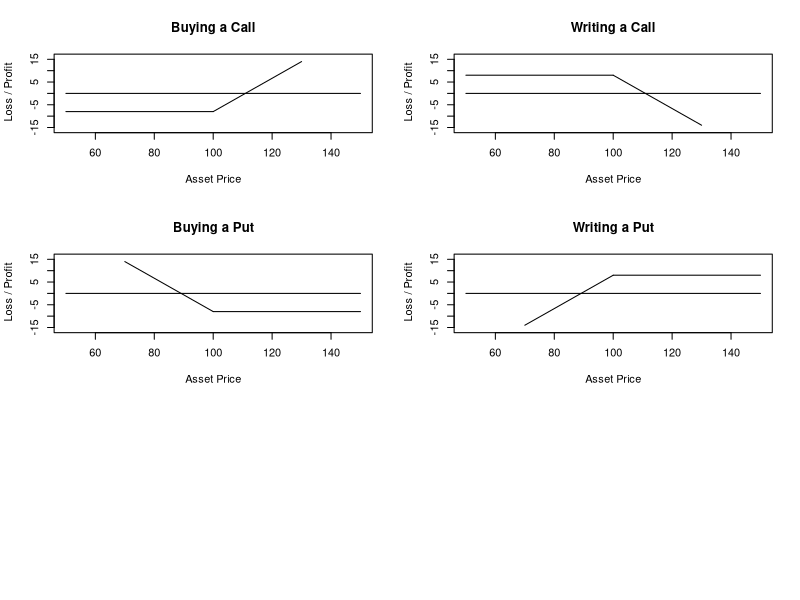

Write R code to recreate this figure. (Note: this script raises an error after producing the figure.)
#
# Examples from the forthcoming Monograph:
#   Rmetrics - Financial Engineering and Computational Finance
#   A Practitioner's Guide for R and SPlus Programmers
#   written by Diethelm Wuertz
#   ISBN to be published
#
# Details:
#   Examples from Chapter 7.1
#   The Basics of Option Pricing
#
# List of Examples, Exercises and Code Snippets
#      
#   * Example: Plot Profit/Loss versus Asset Price Graphs  
#   * Example: Generalized Black-Scholes Option Prices
#   * Example: Plots 2-D Graphs of GBS Option Prices
#   * Example: Plots 3-D Graphs of GBS Option Prices
#   * Example: Generalized Black-Scholes Option Sensitivities
#   * Example: Plots 2-D Graphs of GBS Option Sensitivities
#   * Example: Plots 3-D Graphs of GBS Option Sensitivities
#   * Example: Americam Calls on Dividend Paying Stocks
#   * Example: Barone-Adesi and Whaley Approximation
#   * Example: Bjerksund and Stensland Approximation
#   * Example: Binomial Tree Option Model
#   * Example: Trinomial Tree Option Model  
#
#   *** This list is not yet complete ***
#
# Author:
#   (C) 2002-2005, Diethelm Wuertz, GPL
#     www.rmetrics.org
#     www.itp.phys.ethz.ch
#     www.finance.ch
#


################################################################################
# Generalized Black Scholes Options


### Example: Plot Profit/Loss versus Asset Price Graphs

    # Plot graphs displaying the profit/loss versus the
    # asset price for the following four situations:
    # Buying a call, writing a call, buying a put, and
    # writing a put.

    # Buying a Call:
    par(mfrow = c(3, 2))
    plot(x = c(50, 150), y = c(0, 0), xlim = c(50, 150), ylim = c(-16, 16), 
        type = "l", main = "Buying a Call", xlab = "Asset Price", 
        ylab = " Loss / Profit")
    lines(x = c(50, 100), y = c(-8, -8))
    lines(x = c(100, 130), y = c(-8, 14))

    # Writing a Call:
    plot(x = c(50, 150), y = c(0, 0), xlim = c(50, 150), ylim = c(-16, 16), 
        type = "l", main = "Writing a Call", xlab = "Asset Price", 
        ylab = " Loss / Profit")
    lines(x = c(50, 100), y = c(8, 8))
    lines(x = c(100, 130), y = c(8, -14))

    # Buying a Put:
    plot(x = c(50, 150), y = c(0, 0), xlim = c(50, 150), ylim = c(-16, 16), 
        type = "l", main = "Buying a Put", xlab = "Asset Price", 
        ylab = " Loss / Profit")
    lines(x = c(100, 150), y = c(-8, -8))
    lines(x = c(70, 100), y = c(14, -8))
    
    # Writing a Put:
    plot(x = c(50, 150), y = c(0, 0), xlim = c(50, 150), ylim = c(-16, 16), 
        type = "l", main = "Writing a Put", xlab = "Asset Price", 
        ylab = " Loss / Profit")
    lines(x = c(100, 150), y = c(8, 8))
    lines(x = c(70, 100), y = c(-14, 8))


# ------------------------------------------------------------------------------


### Example: Calculate the option prices for

    # 1) an European Options on a Stock with Cash Dividends,
    # 2) an Option on Stock Indexes,
    # 3) an Option on Futures, and
    # 4) a Currency Option.

    # European Option on a Stock with Cash Dividends:
    S = 100 - 2*exp(-0.10*0.25) - 2*exp(-0.10*0.50)
    r = 0.10
    GBSOption("c", S = S, X = 90, Time = 0.75, r = r, b = r, 
        sigma = 0.25) 
    
    # Option on Stock Indexes:
    r = 0.10
    q = 0.05
    GBSOption("p", S = 100, X = 95, Time = 0.5, r = r, b = r-q, 
        sigma = 0.20) 

    # Option on Futures:
    FuturesPrice = 19
    b = 0
    GBSOption("c", S = FuturesPrice, X = 19, Time = 0.75, r = 0.1, 
        b = b, sigma = 0.28) 
    GBSOption("p", S = FuturesPrice, X = 19, Time = 0.75, r = 0.1, 
        b = b, sigma = 0.28) 
    
    # Currency Option:
    r = 0.06
    rf = 0.08
    GBSOption("c", S = 1.56, X = 1.60, Time = 0.5, r = r, b = r-rf, 
        sigma = 0.12) 


# ------------------------------------------------------------------------------


### Example: Plot the scaled Price of a Generalized Black Scholes Call
    
    #   Use the function GBSoption()} to plot the scaled call
    #   price c/X
    #   1) as a function of S/X, the scaled asset price (note
    #          doubling the asset price and strike price yields the
    #      same option values), use as parameter sigma^2 T for
    #      a low and a high interest rate r,
    #   2) as a function of $\sigma^2 T$, the volatility and
    #      Time to maturity (note doubling the volatility and
    #      decreasing the time to maturity by a factor of four 
    #      yields the same option values), use as parameter S/X 
    #      for a low and a high interest rate $r$.:
    ###
    
    # BS Call Prices as a Function of S/X:  
    par(mfrow = c(2, 2), cex = 0.7)
    # Figure 1:
    S = seq(from = 0.4, to = 1.2, by = 0.05)
    plot(S, S, ylim = c(0, 0.5), type = "n", 
         main = "r=0.01", xlab = "S/X", ylab = "c/X")
    for (Time in seq(from = 1/12, to = 2, by = 1/12)) {
        c = GBSOption("c", S = S, X = 1, Time = Time, r = 0.01, 
            b = 0.01, sigma = 0.4)$price
        col = "steelblue3"; if (Time == 1) col = "red"
        lines (S, c, col = col) }       
    # Figure 2:
    S = seq(from = 0.4, to = 1.2, by = 0.05)
    plot(S, S, ylim = c(0, 0.5), type = "n", 
        main = "r=0.10", xlab = "S/X", ylab = "c/X")
    for (Time in seq(from = 1/12, to = 2, by = 1/12)) {
        c = GBSOption("c", S = S, X = 1, Time = Time, r = 0.10, 
            b = 0.10, sigma = 0.4)$price
        col = "steelblue3"; if (Time == 1) col = "red"
        lines (S, c, col = col) }
                           
    # BS Call Prices as a Function of Time to Maturity: 
    # Figure 3:
    Time = seq(from = 1/12, to = 2, by = 1/12)
    plot(Time, Time, ylim = c(0, 0.5), type = "n", 
        main = "r=0.01", xlab = "Time", ylab = "c/X")
    for (S in seq(from = 0.4, to = 1.2, by = 0.05)) {
        c = GBSOption("c", S = S, X = 1, Time = Time, r = 0.01, 
            b = 0.01, sigma = 0.4)$price
        col = "steelblue3"; if (S == 1) col = "red"
        lines (Time, c, col = col) }        
    # Figure 4:
    Time = seq(from = 1/12, to = 2, by = 1/12)
    plot(Time, Time, ylim = c(0, 0.5), type = "n", 
        main = "r=0.10", xlab = "Time", ylab = "c/X")
    for (S in seq(from=0.4, to=1.2, by=0.05)) {
        c = GBSOption("c", S = S, X = 1, Time = Time, r = 0.10, 
            b = 0.10, sigma = 0.4)$price
        col = "steelblue3"; if (S == 1) col = "red" 
        lines (Time, c, col = col) }


# ------------------------------------------------------------------------------


### Example: Perspective plot of GBS Call and Put Prices 

    # Write the perspective plot function:
    GBSOption3DPlot = 
    function (TypeFlag = c("c", "p"), S, X, Time, r, b, sigma, theta = 30, 
    phi = 30, expand = 0.75, col = "lightblue", ltheta = 120, shade = 0.75, 
    ticktype = "detailed", cex = 0.6, main = "GBS Option Price", ...)
    {   # A function written by Diethelm Wuertz
         
        # Description:
        #   Plot the premium values for a Generalized Black-Scholes 
        #   option either for a call or a put option.
        
        # References:
        #   Haug E.G., The Complete Guide to Option Pricing Formulas
        
        # FUNCTION:
        
        # Plotting Premium - 3D: 
        # x=S, y=Time, z=Premium  
        TypeFlag = TypeFlag[1] 
        premium3D = function(S, Time, TypeFlag, X, r, b, sigma) {
            GBSOption(TypeFlag, S, X, Time, r, b, sigma)$price }
        
        # Prices:
        Price = outer(S, Time, FUN=premium3D, TypeFlag, X, r, b, sigma)
        
        # Perspective Plot:
        persp(x=S, y=Time, z=Price, xlab="S", ylab="Time", zlab=TypeFlag, 
            theta=theta, phi=phi, expand=expand, col=col, ltheta=ltheta,
            shade=shade, ticktype=ticktype, cex=cex, main=main, ...) 
        
        # Return Value:
        invisible(list(S = S, Time = Time, Price = Price))  
    }


    # BS Call - Plot3D Premium: 
    par(mfrow = c(2, 1), cex = 1/3)
    GBSOption3DPlot("c", S = seq(from = 75, to = 125, 
        length = 40), X = 100, Time = seq(from = 1/52, to = 1, 
        length = 40), r = 0.1, b = 0.1, sigma = 0.4)    
        
    # BS Put - Plot3D Premium:
    GBSOption3DPlot("p", S = seq(from = 75, to = 125, 
        length = 40), X = 100, Time = seq(from = 1/52, to = 1, 
            length = 40), r = 0.1, b = 0.1, sigma = 0.4)


# ------------------------------------------------------------------------------


### Example: Calculate the sensitivities for some selected options

    # Delta - Haug [1997], Chapter 1.3.1:
    GBSGreeks("Delta", "c", S = 105, X = 100, Time = 0.5, r = 0.1, 
        b = 0, sigma = 0.36)
    GBSGreeks("Delta", "p", S = 105, X = 100, Time = 0.5, r = 0.1, 
        b = 0, sigma = 0.36)  
    
    # Theta - Haug [1997], Chapter 1.3.5:
    GBSGreeks("Theta", "p", S = 430, X = 405, Time = 1/12, r = 0.07, 
        b = 0.07-0.05, sigma = 0.20)
    GBSGreeks("Theta", "p", S = 430, X = 405, Time = 1/365, r = 0.07, 
        b = 0.07-0.05, sigma = 0.20)

    # Vega - Haug [1997], Chapter 1.3.4:
    GBSGreeks("Vega", "c", S = 55, X = 60, Time = 0.75, r = 0.10, 
        b = 0.10, sigma = 0.30)

    # Rho - Haug [1997], Chapter 1.3.6:
    GBSGreeks("Rho", "c", S = 72, X = 75, Time = 1, r = 0.09, 
        b = 0.09, sigma = 0.19)

    # Lambda - Haug [1997], Chapter 1.3.2:
    GBSGreeks("Lambda", "p", S = 105, X = 100, Time = 0.5, r = 0.1, 
        b = 0, sigma = 0.36) 

    # Gamma - Haug [1997], Chapter 1.3.3:
    GBSGreeks("Gamma", "c", S = 55, X = 60, Time = 0.75, r = 0.10, 
        b = 0.10, sigma = 0.30)

        
# ------------------------------------------------------------------------------


### Example: Investigate Premium and Sensitivities of a Currency Option

    #   As a simple illustration of how the Greeks can be used consider
    #   someone holding an at-the-money currency call on USD put on DEM
    #   with the following characteristics: underlying price 1.7000,
    #   strike price 1.700$, time to maturity 270 days, DEM (domestic)
    #   interest rate 6% p.a., USD (foreign) interest rate 3% p.a.,
    #   and volatility 10% p.a.. Calculate the option value and the
    #   sensitivities for these parameters and then plot the sensitivities 
    #   in the range between 1.4000 and 2.0000 for times to maturity of 
    #   1, 30, 90, and 270 days to get an overview about the whole range 
    #   of prices of the underlying.
    #   Suppose after one week the underlying price were to rise to
    #   1.7500 DEM, interest rates were to fall 1%, and volatility
    #   were to rise 2%. what effect would this combination have on the
    #   price of the option? Analyze the separate impacts, and calculate 
    #   the combined effect to the option rise. 
    ###
    
    # Characterisitics of the BS Option:
    GBSCharacteristics("c", S = 1.7000, X = 1.7000, 
        Time = 270/365, r = 0.06, b = 0.06-0.03, sigma = 0.10)

    # Plot Greeks:
    par(mfrow = c(2, 2), cex = 0.7)
    S = seq(from = 1.4000, to = 2.0000, length = 250)
    Selection = c("Delta", "Theta", "Vega", "Rho")
    PlotYmin  = c(    0.0,    -0.6,   0.0,    0.0)
    PlotYmax  = c(    1.0,     0.0,   0.6,    1.2)
    for (i in 1:4){
        plot(S, S, ylim = c(PlotYmin[i], PlotYmax[i]), type = "n", 
             xlab = "S", ylab = Selection[i], main = Selection[i])
        for (Days in c(1, 30, 90, 270)) {
            greek = GBSGreeks(Selection[i], "c", S = S, X = 1.7000, 
                Time = Days/365, r = 0.06, b = 0.06-0.03, sigma = 0.1)
            lines (S, greek) } }

    # Analyzing the Separate Impacts:
    Characteristics = 
        GBSCharacteristics("c", S = 1.7000, X = 1.7000, 
        Time = 270/365, r = 0.06, b = 0.06-0.03, sigma = 0.10)
    Changes = list (
        DueToPrice = (1.7500 - 1.7000) * Characteristics$delta,
        DueToTime = 7/365 * Characteristics$theta,
        DueToVolatility = (0.12 - 0.10) * Characteristics$vega,
        DueToInterest = (0.05 - 0.06) * Characteristics$rho)
    print(Changes)
    TotalChange = Changes$DueToPrice + Changes$DueToTime + 
        Changes$DueToVolatility + Changes$DueToInterest
    print(TotalChange)
    OldPremium = Characteristics$premium
    print(OldPremium)
    NewPremium = GBSOption("c", S = 1.7500, X = 1.7000, 
        Time = 263/365, r = 0.05, b = 0.05-0.03, sigma = 0.12)$price
    print(NewPremium)
    RealTotalChange = NewPremium - OldPremium
    print(RealTotalChange)  

 
# ------------------------------------------------------------------------------


# Example: Perspective plot of GBS Greeks for Call and Put Prices 

    #   Plot the sensitivities Delta, Theta, Vega, Rho, Lambda and 
    #   Gamma as a function of the scaled asset price S/X and the 
    #   time-scaled volatility sigma^2 T. 
    ###
    
    # Write the perspective plot function:
    GBSGreeks3DPlot = 
    function (Selection = c("Delta", "Theta", "Vega", "Rho", "Lambda", "Gamma",
    "CofC"), TypeFlag = c("c", "p"), S, X, Time, r, b, sigma, theta = 30, 
    phi = 30, expand = 0.75, col = "lightblue", ltheta = 120, shade = 0.75, 
    ticktype = "detailed", cex = 0.6, main = "GBS Option Sensitivity", ...)
    {   # A function written by Diethelm Wuertz
         
        # Description:
        #   Plot the Greeks for a Generalized Black-Scholes 
        #   option either for a call or a put option.
        
        # References:
        #   Haug E.G., The Complete Guide to Option Pricing Formulas
        
        # FUNCTION:
        
        # Plotting Greeks - 3D: 
        # x = S, y = Time, z = Greek    
        
        # Selection:
        # "delta", "theta", "vega", "rho", "lambda", "gamma", "cofc"
        greeks3D = function(S, Time, Selection, TypeFlag, X, r, b, sigma) 
            { GBSGreeks(Selection, TypeFlag, S, X, Time, r, b, sigma)}
        
        # Sensitivities:
        Greeks = outer(S, Time, FUN=greeks3D, Selection, TypeFlag, X, 
            r, b, sigma)
        
        # Perspective Plot:
        persp(x=S, y=Time, z=Greeks, xlab="S", ylab="Time", zlab=Selection, 
            theta=theta, phi=phi, expand=expand, col=col, ltheta=ltheta,
            shade=shade, ticktype=ticktype, cex=cex, main=main, ...) 
        
        # Return Value:
        invisible(list(S = S, Time = Time, Sensitivity = Greeks))
    }


    # BS - Plot3D Greeks:
    
    # pdf(file = "xmpGBSgreeks3D.pdf", width = 7, height = 9)
    par(mfrow = c(3, 2), cex = 1/3)
    for (Selection in c("delta", "theta", "vega", "rho", "lambda", "gamma"))
        GBSGreeks3DPlot(Selection, "c", 
            S = seq(from = 75, to = 125, length = 25), X = 100,
            Time = seq(from = 1/52, to = 1, length = 25), r = 0.1, 
            b = 0.1, sigma = 0.40)
    # dev.off()

  
################################################################################
# Approximations for American Options


### Example: Price American Stock Options with Known Dividends
     
    #   American Calls on stocks paying a single dividend can 
    #   be priced by the Roll-Geske-Whaley formula.
    #   Consider an American-style call option on a stock that
    #   will pay a dividend of $4$ in exactly three months. The 
    #   stock price is $80$, the strike price is $82$, time to 
    #   maturity is 4 months, the risk-free interest rate is 6%, 
    #   and the volatility is 30%. Note, that the result will 
    #   be 4.3860, whereas the value of a similar European call 
    #   would be $3.5107. What happens when no dividends are 
    #   paid, D=0?
    
    # American Stock Options with known Dividends:
    RollGeskeWhaleyOption(S = 80, X = 82, time1 = 1/4, Time2 = 1/3, 
        r = 0.06, D = 4, sigma = 0.30)
    
    # What happens when D=0?    
    RollGeskeWhaleyOption(S = 80, X = 82, time1 = 1/4, Time2 = 1/3, 
        r = 0.06, D = 0, sigma = 0.30)

        
# ------------------------------------------------------------------------------


### Example: Price American Options Using the BAW Approximation
    
    #   The quadratic approximation method by Barone-Adesi and
    #   Whaley can be used to price American call and put options 
    #   on an underlying asset with cost-of-carry rate b.
    #
    #   Compare option values of the BAW approximation with the 
    #   Black-76 formula, European style. 
    #
    #   Choose r=0.1, b=0, and X=100 with volatilities sigma of 
    #   15%, 25%, and 35%, and prices taking values S of 90, 100, 
    #   and 110 for two time periods, Time=0.1 and Time=0.5, 
    #   respectively.
    ###
    
    # American Calls:
    FuturesPrice = rep(c(90,90,90, 100,100,100, 110,110,110), times = 2)
    Time = c(rep(0.1, times = 9), rep(0.5, times = 9))
    Sigma = rep(c(0.15, 0.25, 0.35), times=6)
    CallPrice = PutPrice = rep(0, times=18)
    for (i in 1:18) {
        CallPrice[i] = BAWAmericanApproxOption("c", S = FuturesPrice[i], 
            X = 100, Time = Time[i], r = 0.1, b = 0, sigma = Sigma[i]) 
        PutPrice[i] = BAWAmericanApproxOption("p", S = FuturesPrice[i], 
            X = 100, Time = Time[i], r = 0.1, b = 0, sigma = Sigma[i]) }        
    cbind(FuturesPrice, Time, Sigma, CallPrice, PutPrice)
   
    # Compare with Black76Option:
    CallPrice = PutPrice = rep(0, times = 18)
    for (i in 1:18) {
        CallPrice[i] = Black76Option("c", FT = FuturesPrice[i], 
            X = 100, Time = Time[i], r = 0.1, sigma = Sigma[i])$price
        PutPrice[i] = Black76Option("p", FT=FuturesPrice[i], 
            X = 100, Time = Time[i], r = 0.1, sigma = Sigma[i])$price }     
    cbind(FuturesPrice, Time, Sigma, CallPrice, PutPrice)   
    
    
# ------------------------------------------------------------------------------


### Example: Price American Options Using the BS Approximation

    #   The Bjerksund and Stensland approximation an be used to
    #   price American Options on stocks, futures and currencies. 
    #   Consider a call option with nine months to expiry. The
    #   stock price is 42, the strike price is 40, the risk free 
    #   rate is 4% p.a., the dividend yield is 8% p.a., the volatility 
    #   is 35% p.a..
    ###

    # Price American Options using the BS Approximation:
    BSAmericanApproxOption("c", S = 42, X = 40, Time = 0.75, r = 0.04, 
        b = 0.04-0.08, sigma = 0.35)

    # Compare with a similar European Call:
    GBSOption("c", S = 42, X = 40, Time = 0.75, r = 0.04, 
        b = 0.04-0.08, sigma = 0.35)
    
        
################################################################################
# Option Trees


### Example: Binomial Tree Option
     
    # Reference:
    #   J.C. Hull [1996], Chapter 16
    #   E.G. Haug [1997], Chapter 1.3, page 11-16
    #   Leisen D.P., Reimer M., [1996] 
    ###

    # Cox-Ross-Rubinstein Binomial Tree Option Model:
    # Example 14.1 from Hull's Book:
    CRRBinomialTreeOption(TypeFlag = "pa", S = 50, X = 50, 
        Time = 5/12, r = 0.1, b = 0.1, sigma = 0.4, n = 5)
    # Example 3.1.1 from Haug's Book:
    CRRBinomialTreeOption(TypeFlag = "pa", S = 100, X = 95, 
        Time = 0.5, r = 0.08, b = 0.08, sigma = 0.3, n = 5)
    # A European Call - Compare with Black Scholes: 
    CRRBinomialTreeOption(TypeFlag = "ce", S = 100, X = 100, 
        Time = 1, r = 0.1, b = 0.1, sigma = 0.25, n = 50)
    GBSOption(TypeFlag = "c", S = 100, X = 100, 
        Time = 1, r = 0.1, b = 0.1, sigma = 0.25)$price 
         
    # CRR - JR - TIAN Model Comparison
    # Hull's Example as Function of "n":
    par(mfrow = c(2, 1), cex = 0.7)
    steps = 50
    CRROptionValue =  JROptionValue = TIANOptionValue = 
        rep(NA, times = steps)
    for (n in 3:steps) { 
        CRROptionValue[n] = CRRBinomialTreeOption(TypeFlag = "pa", S = 50, 
            X = 50, Time = 0.4167, r = 0.1, b = 0.1, sigma = 0.4, n = n)
        JROptionValue[n] = JRBinomialTreeOption(TypeFlag = "pa", S = 50, 
            X = 50, Time = 0.4167, r = 0.1, b = 0.1, sigma = 0.4, n = n)    
        TIANOptionValue[n] = TIANBinomialTreeOption(TypeFlag = "pa", S = 50, 
            X = 50, Time = 0.4167, r = 0.1, b = 0.1, sigma = 0.4, n = n) }          
    plot(CRROptionValue[3:steps], type = "l", col = "red", 
        ylab = "Option Value")
    lines(JROptionValue[3:steps], col = "green")
    lines(TIANOptionValue[3:steps], col = "blue")
    # Add Result from BAW Approximation:
    BAWValue =  BAWAmericanApproxOption(TypeFlag = "p", S = 50, X = 50, 
        Time = 0.4167, r = 0.1, b = 0.1, sigma = 0.4)
    abline(h = BAWValue, lty = 3)
    title(main = "Convergence")
    data.frame(CRROptionValue, JROptionValue, TIANOptionValue)
  
    
    # Plot CRR Option Tree:
    # Again Hull's Example:
    CRRTree = BinomialTreeOption(TypeFlag = "pa", S = 50, X = 50, 
        Time = 0.4167, r = 0.1, b = 0.1, sigma = 0.4, n = 5)
    BinomialTreePlot(CRRTree, dy = 1, cex = 0.8, ylim = c(-6, 7),
        xlab = "n", ylab = "Option Value")
    title(main = "Option Tree")

# ------------------------------------------------------------------------------


# Exercise: Trinomial Tree

    #   Write a function to compute the call and put price of an 
    #   European or American style option using a trinomial tree
    #   approach.

    TrinomialTreeOption  = 
    function(AmeEurFlag, CallPutFlag, S, X, Time, r, b, sigma, n)
    {   # A function implemented by Diethelm Wuertz           
         
        # Description:
        #   Calculates option prices from the Trinomial tree model.
         
        # Arguments:
        #   AmeEurFlag - a character value, either "a" or "e" for 
        #       a European or American style option
        #   CallPutFlag - a character value, either "c" or "p" for 
        #       a call or put option
        #   S, X, Time, r, b, sigma - the usual option parameters
        #   n - an integer value, the depth of the tree
         
        # Value:
        #   Returns the price of the options.
     
        # Details:
        #   Trinomial trees in option pricing are similar to
        #   binomial trees. Trinomial trees can be used to 
        #   price both European and American options on a single 
        #   underlying asset.
        #   Because the asset price can move in three directions 
        #   from a given node, compared with only two in a binomial
        #   tree, the number of time steps can be reduced to attain
        #   the same accuracy as in the binomial tree. 
     
        # Reference:
        #   E.G Haug, The Complete Guide to Option Pricing Formulas
        #   Chapter 3.2
    
        # FUNCTION:
        
        # Settings:            
        OptionValue  =  rep(0, times=2*n+1)  
        
        # Call-Put Flag:
        if (CallPutFlag == "c") z  =  +1 
        if (CallPutFlag == "p") z  =  -1  
        
        # Time Interval: 
        dt  =  Time/n
        
        # Up-and-down jump sizes:
        u  =  exp(+sigma * sqrt(2*dt))
        d  =  exp(-sigma * sqrt(2*dt)) 
        
        # Probabilities of going up and down:  
        pu  =  ((exp(b * dt/2) - exp( -sigma * sqrt(dt/2))) / 
               (exp(sigma * sqrt(dt/2)) - exp(-sigma * sqrt(dt/2)))) ^ 2
        pd  =  (( exp(sigma * sqrt(dt/2)) - exp( b * dt/2)) / 
            (exp(sigma * sqrt(dt/2)) - exp(-sigma * sqrt(dt/2)))) ^ 2
            
        # Probability of staying at the same asset price level:
        pm  =  1 - pu - pd
        Df  =  exp(-r*dt)   
        for (i in 0:(2*n)) {
            OptionValue[i+1]  =  max(0, z*(S*u^max(i-n, 0) * 
                d^max(n*2-n-i, 0) - X))}
        for (j in (n-1):0) {
            for (i in 0:(j*2)) {
                # European Type:
                if (AmeEurFlag == "e") {
                    OptionValue[i+1]  =  (
                        pu * OptionValue[i+3] + 
                        pm * OptionValue[i+2] + 
                        pd * OptionValue[i+1]) * Df }
                # American Type:
                if (AmeEurFlag == "a") {
                    OptionValue[i+1]  =  max((z*(S*u^max(i-j, 0) * 
                        d ^ max(j*2-j-i, 0) - X)), (
                        pu * OptionValue[i+3] + 
                        pm * OptionValue[i+2] + 
                        pd * OptionValue[i+1]) * Df) } } }
        TrinomialTree  =  OptionValue[1]
        
        # Return Value:
        TrinomialTree
    }

    # Example:  
    TrinomialTreeOption(AmeEurFlag = "a", CallPutFlag = "p", S = 100, 
        X = 110, Time = 0.5, r = 0.1, b = 0.1, sigma = 0.27, n = 30)


################################################################################    
        
